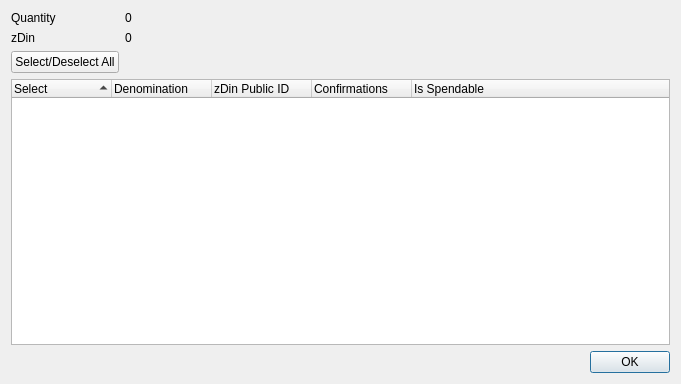
<?xml version="1.0" encoding="UTF-8"?>
<ui version="4.0">
 <class>ZDinControlDialog</class>
 <widget class="QDialog" name="ZDinControlDialog">
  <property name="geometry">
   <rect>
    <x>0</x>
    <y>0</y>
    <width>681</width>
    <height>384</height>
   </rect>
  </property>
  <property name="minimumSize">
   <size>
    <width>681</width>
    <height>384</height>
   </size>
  </property>
  <property name="windowTitle">
   <string>Select zDin to Spend</string>
  </property>
  <layout class="QGridLayout" name="gridLayout">
   <item row="0" column="0">
    <layout class="QFormLayout" name="formLayout">
     <property name="sizeConstraint">
      <enum>QLayout::SetDefaultConstraint</enum>
     </property>
     <item row="0" column="0">
      <widget class="QLabel" name="labelQuantity">
       <property name="text">
        <string>Quantity</string>
       </property>
      </widget>
     </item>
     <item row="0" column="1">
      <widget class="QLabel" name="labelQuantity_int">
       <property name="text">
        <string>0</string>
       </property>
      </widget>
     </item>
     <item row="1" column="0">
      <widget class="QLabel" name="labelZDin">
       <property name="text">
        <string>zDin</string>
       </property>
      </widget>
     </item>
     <item row="1" column="1">
      <widget class="QLabel" name="labelZDin_int">
       <property name="text">
        <string>0</string>
       </property>
      </widget>
     </item>
     <item row="2" column="0">
      <widget class="QPushButton" name="pushButtonAll">
       <property name="text">
        <string>Select/Deselect All</string>
       </property>
      </widget>
     </item>
    </layout>
   </item>
   <item row="1" column="0">
    <layout class="QVBoxLayout" name="verticalLayout">
     <item>
      <widget class="QTreeWidget" name="treeWidget">
       <property name="minimumSize">
        <size>
         <width>0</width>
         <height>250</height>
        </size>
       </property>
       <property name="alternatingRowColors">
        <bool>true</bool>
       </property>
       <property name="sortingEnabled">
        <bool>true</bool>
       </property>
       <property name="columnCount">
        <number>5</number>
       </property>
       <attribute name="headerDefaultSectionSize">
        <number>100</number>
       </attribute>
       <column>
        <property name="text">
         <string notr="true">Select</string>
        </property>
       </column>
       <column>
        <property name="text">
         <string notr="true">Denomination</string>
        </property>
       </column>
       <column>
        <property name="text">
         <string notr="true">zDin Public ID</string>
        </property>
       </column>
       <column>
        <property name="text">
         <string notr="true">Confirmations</string>
        </property>
       </column>
       <column>
        <property name="text">
         <string>Is Spendable</string>
        </property>
       </column>
      </widget>
     </item>
     <item>
      <widget class="QDialogButtonBox" name="buttonBox">
       <property name="orientation">
        <enum>Qt::Horizontal</enum>
       </property>
       <property name="standardButtons">
        <set>QDialogButtonBox::Ok</set>
       </property>
      </widget>
     </item>
    </layout>
   </item>
  </layout>
 </widget>
 <resources/>
 <connections>
  <connection>
   <sender>buttonBox</sender>
   <signal>accepted()</signal>
   <receiver>ZDinControlDialog</receiver>
   <slot>accept()</slot>
   <hints>
    <hint type="sourcelabel">
     <x>248</x>
     <y>254</y>
    </hint>
    <hint type="destinationlabel">
     <x>157</x>
     <y>274</y>
    </hint>
   </hints>
  </connection>
  <connection>
   <sender>buttonBox</sender>
   <signal>rejected()</signal>
   <receiver>ZDinControlDialog</receiver>
   <slot>reject()</slot>
   <hints>
    <hint type="sourcelabel">
     <x>316</x>
     <y>260</y>
    </hint>
    <hint type="destinationlabel">
     <x>286</x>
     <y>274</y>
    </hint>
   </hints>
  </connection>
 </connections>
</ui>
